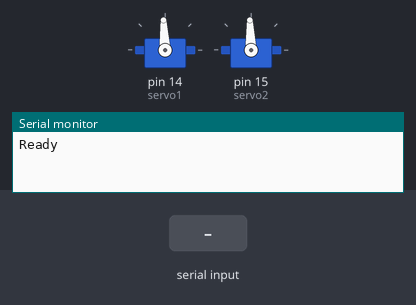
Bench run of a sketch on a simulated Arduino Uno, built with avr-gcc and run on an emulated ATmega328P. Shown: 2 × servo, the last lines printed to the serial monitor. The test bench sets the inputs (shaded band).

Above: at 1.2 s.
1.3 s: "s90\n" received over Serial
At 2.0 s:
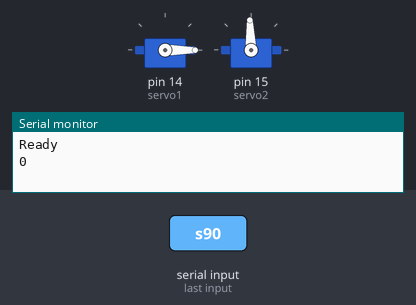
2.8 s: "s,45\n" received over Serial
At 3.2 s:
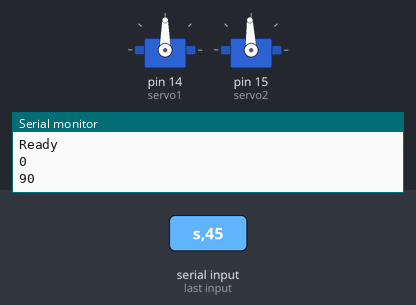
4.3 s: "w90\n" received over Serial
At 5.5 s:
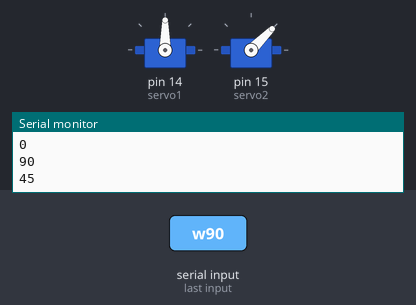
Timing chart, 0 to 7.3 s (numbered marks = the images above; inputs shaded):
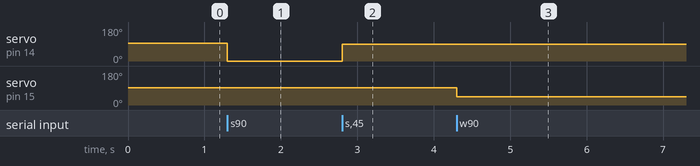

Measured:
- after the input at 1.3 s, servo on pin 14 (servo1): 93° → 0° at once
- after the input at 2.8 s, servo on pin 14 (servo1): 0° → 90° at once
- after the input at 4.3 s, servo on pin 15 (servo2): 92° → 45° at once

The sketch:

servo_controller.ino
```cpp
#include <Servo.h>

Servo servo1; Servo servo2;


void setup() {
  pinMode(0,OUTPUT);
  pinMode(1,OUTPUT);
  servo1.attach(14); //analog pin 0
  servo2.attach(15); //analog pin 1
  Serial.begin(9600);
  Serial.println("Ready");
  servo1.write(93);
  servo2.write(92);
}

void loop() {

  static int v = 0;

  if ( Serial.available()) {
    char ch = Serial.read();

    switch(ch) {
      case '0'...'9':
        v = v * 10 + ch - '0';
        break;
      case 's':
        Serial.println(v);
        servo1.write(v);
        v = 0;
        break;
      case 'w':
        Serial.println(v);
        servo2.write(v);
        v = 0;
        break;
    }
  }
}
```
